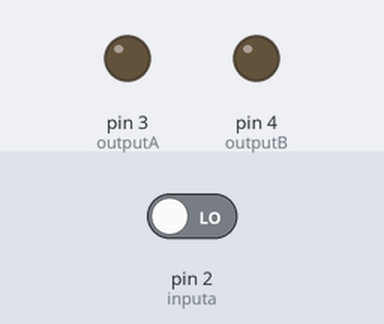
The sketch below on a simulated Arduino Uno, built with avr-gcc and run on an emulated ATmega328P. On the bench: output pins drawn as LEDs (lit = HIGH). The inputs (shaded band) are chosen by the test bench; at power-on: pin 2 (inputa) LOW.

Above: at 1.2 s.
1.3 s: pin 2 (inputa) driven HIGH
At 2.7 s:
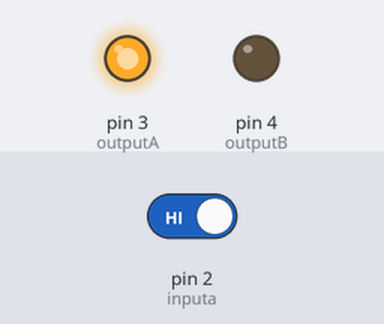
Timing chart, 0 to 1.3 s (numbered marks = the images above; inputs shaded):
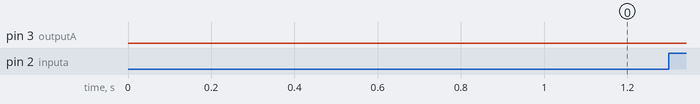

The sketch:

Arduino2program.ino
```cpp
#define inputa 2
#define outputA 3
#define outputB 4
#define outputC 3
int digit4=0;
void setup() {
  // put your setup code here, to run once:
pinMode(inputa,INPUT);
pinMode(outputA,OUTPUT);
pinMode(outputB,OUTPUT);
}

void loop() {
  // put your main code here, to run repeatedly:
if(digitalRead(inputa)==1)
{digitalWrite(outputA,1);
digitalWrite(outputB,0);
digit4=1;
}
if(digit4==1){
  analogWrite(outputC,1);

}
}
```
